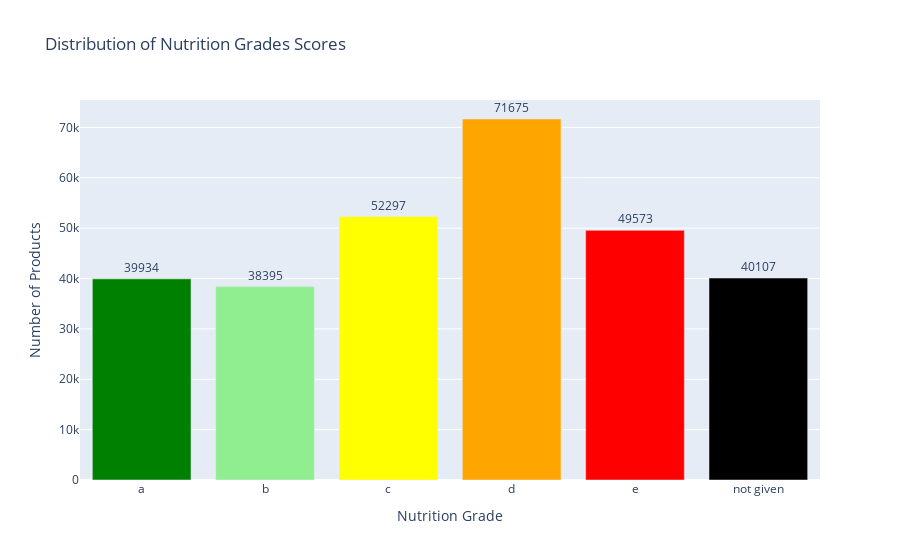

Source (notebook cell):
### Markdown cell above
# Distribution of Nutrition grade France

### Code cell
import kaleido
import plotly.express as px
import plotly.io as pio
from IPython.display import Image

# Define nutrition grade colors corresponding to ['a', 'b', 'c', 'd', 'e', 'not given']
nutrition_grade_colors = {
    'a': 'green', 'b': 'lightgreen', 'c': 'yellow', 'd': 'orange', 'e': 'red', 'not given': 'black'
}

# Count occurrences of each nutrition grade
grade_counts = df_cleaned['nutrition_grade_fr'].value_counts().reindex(['a', 'b', 'c', 'd', 'e', 'not given'], fill_value=0)

# Create Plotly bar chart
fig = px.bar(
    x=grade_counts.index,
    y=grade_counts.values,
    text=grade_counts.values,  # Display count on bars
    color=grade_counts.index,  # Color by category
    color_discrete_map=nutrition_grade_colors,
    labels={'x': 'Nutrition Grade', 'y': 'Number of Products'},
    title='Distribution of Nutrition Grades Scores'
)

# Update layout to improve visibility
fig.update_traces(textposition='outside')
fig.update_layout(
    xaxis_title='Nutrition Grade',
    yaxis_title='Number of Products',
    showlegend=False
)

# Save as an interactive HTML file
pio.write_html(fig, "nutrition_grades_distribution.html")

# Show the figure
fig.show()

### Figure 1 — Plotly figure (JSON) as saved in the notebook; plotly's stock layout.template omitted (floating-point values rounded to 4 significant figures)
{"data": [{"alignmentgroup": "True", "hovertemplate": "color=a<br>Nutrition Grade=%{x}<br>Number of Products=%{y}<br>text=%{text}<extra></extra>", "legendgroup": "a", "marker": {"color": "green", "pattern": {"shape": ""}}, "name": "a", "offsetgroup": "a", "orientation": "v", "showlegend": true, "text": [39934], "textposition": "outside", "type": "bar", "x": ["a"], "xaxis": "x", "y": [39934], "yaxis": "y"}, {"alignmentgroup": "True", "hovertemplate": "color=b<br>Nutrition Grade=%{x}<br>Number of Products=%{y}<br>text=%{text}<extra></extra>", "legendgroup": "b", "marker": {"color": "lightgreen", "pattern": {"shape": ""}}, "name": "b", "offsetgroup": "b", "orientation": "v", "showlegend": true, "text": [38395], "textposition": "outside", "type": "bar", "x": ["b"], "xaxis": "x", "y": [38395], "yaxis": "y"}, {"alignmentgroup": "True", "hovertemplate": "color=c<br>Nutrition Grade=%{x}<br>Number of Products=%{y}<br>text=%{text}<extra></extra>", "legendgroup": "c", "marker": {"color": "yellow", "pattern": {"shape": ""}}, "name": "c", "offsetgroup": "c", "orientation": "v", "showlegend": true, "text": [52297], "textposition": "outside", "type": "bar", "x": ["c"], "xaxis": "x", "y": [52297], "yaxis": "y"}, {"alignmentgroup": "True", "hovertemplate": "color=d<br>Nutrition Grade=%{x}<br>Number of Products=%{y}<br>text=%{text}<extra></extra>", "legendgroup": "d", "marker": {"color": "orange", "pattern": {"shape": ""}}, "name": "d", "offsetgroup": "d", "orientation": "v", "showlegend": true, "text": [71675], "textposition": "outside", "type": "bar", "x": ["d"], "xaxis": "x", "y": [71675], "yaxis": "y"}, {"alignmentgroup": "True", "hovertemplate": "color=e<br>Nutrition Grade=%{x}<br>Number of Products=%{y}<br>text=%{text}<extra></extra>", "legendgroup": "e", "marker": {"color": "red", "pattern": {"shape": ""}}, "name": "e", "offsetgroup": "e", "orientation": "v", "showlegend": true, "text": [49573], "textposition": "outside", "type": "bar", "x": ["e"], "xaxis": "x", "y": [49573], "yaxis": "y"}, {"alignmentgroup": "True", "hovertemplate": "color=not given<br>Nutrition Grade=%{x}<br>Number of Products=%{y}<br>text=%{text}<extra></extra>", "legendgroup": "not given", "marker": {"color": "black", "pattern": {"shape": ""}}, "name": "not given", "offsetgroup": "not given", "orientation": "v", "showlegend": true, "text": [40107], "textposition": "outside", "type": "bar", "x": ["not given"], "xaxis": "x", "y": [40107], "yaxis": "y"}], "layout": {"barmode": "relative", "legend": {"title": {"text": "color"}, "tracegroupgap": 0}, "showlegend": false, "title": {"text": "Distribution of Nutrition Grades Scores"}, "xaxis": {"anchor": "y", "domain": [0, 1], "title": {"text": "Nutrition Grade"}}, "yaxis": {"anchor": "x", "domain": [0, 1], "title": {"text": "Number of Products"}}}}
